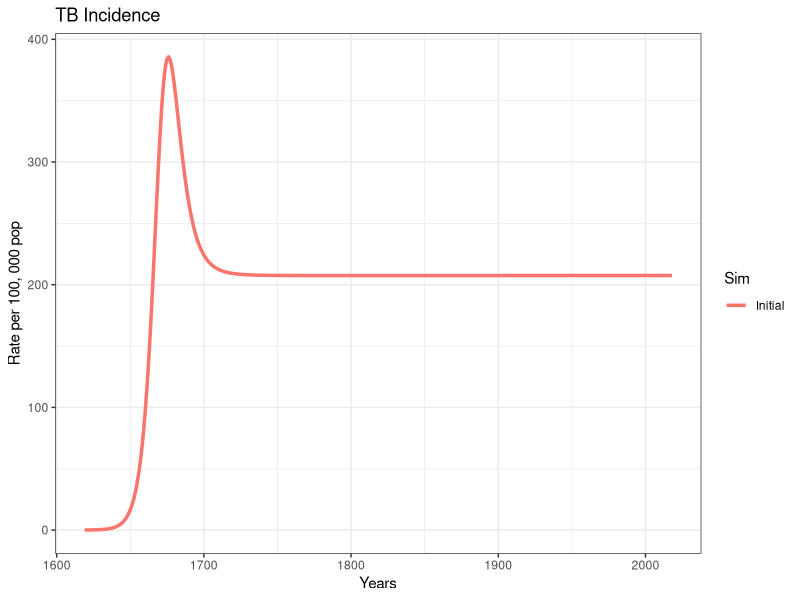
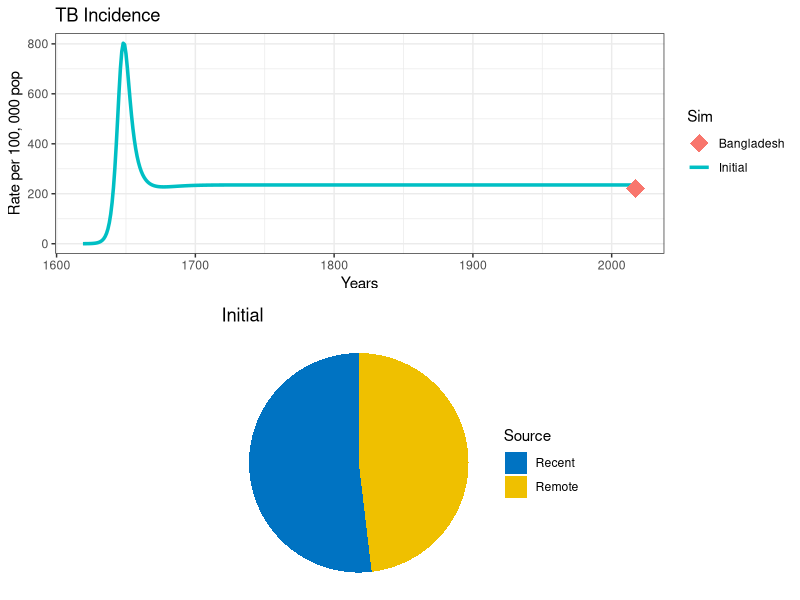
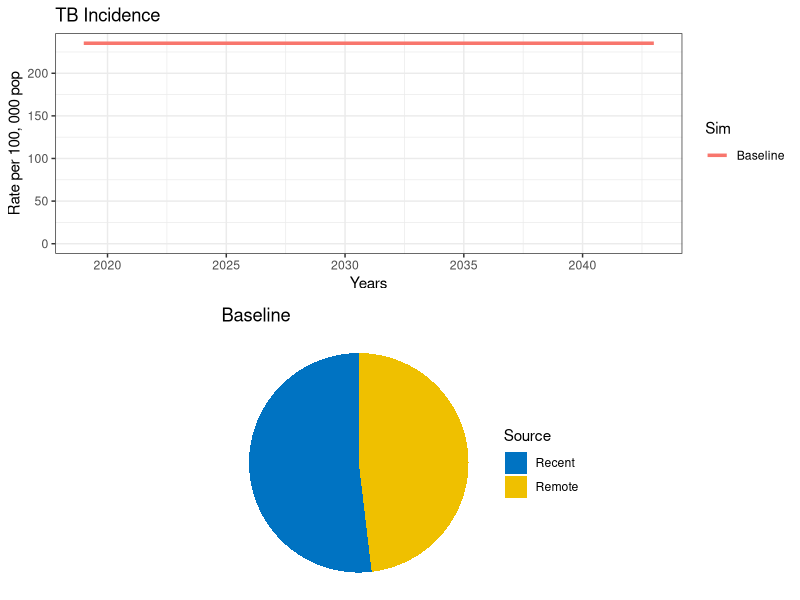

Write R code to recreate these figures, in order. (Note: this script raises an error after producing the figures.)
## ---- chunk 1
knitr::opts_chunk$set(echo = TRUE)

# toggle to render full version 
full_version   <- FALSE
render_snippet <- if (full_version) 'asis' else FALSE
## ---- chunk 2
# install.packages("deSolve", dep = TRUE)
# install.packages("gridExtra", dep = TRUE)
# install.packages("ggplot2", dep = TRUE)
## ---- chunk 3
# Load packages
library(deSolve)
library(gridExtra)
library(ggplot2)
library(reshape)
## ---- chunk 4

# Model Parameters
T.lfx    <- 72              # Life expectancy
T.dur    <- 3               # Duration of infectious period
beta     <- 5             # Transmission rate per capita
break_in <- 0.1*(1/T.lfx)   # Transition rate from latent into active disease
selfcure <- 0.5*(1/T.dur)   # Rate of spontaneous cure
mu       <- 1/T.lfx         # Background mortality rate
mu_tb    <- 0.5*(1/T.dur)   # TB mortality rate
fast     <- 0.1             # Fraction fast progressing to active TB
imm      <- 0.5             # Infectiousness decline (partial immunity)
relapse  <- 0.005           # Relapse rate
## ---- chunk 5
TB.Basic <- function (t, state, parameters) {
  with(as.list(c(state, parameters)),             
       {
      
         N      <- U + L + I + R            # Total population
         births <- I * mu_tb + N * mu       # Births (for stable population)
         lambda <- beta * I/N               # Force of Infection
         
         # Uninfected 
         dU <- births - U * (lambda + mu)                              
         
         # Latent 
         dL <- U * lambda * (1-fast) + R * (lambda * (1-fast) * imm) - L * (mu + break_in) 
         
         # Active TB
         dI <- U * lambda * fast + R * (lambda * fast * imm) +  L * break_in + R * relapse -
               I * (mu + mu_tb + selfcure)
         
         # Recovered
         dR <- I * selfcure - R * (lambda * imm + relapse + mu)      
         
         # Model outcomes
         dIncidence <- U * (lambda * fast) + R * (lambda * fast * imm) + L * break_in + R * relapse 
         
         dIrecent   <- U * (lambda * fast) + R * (lambda * fast * imm) +  R * relapse                                               
         dIremote   <- L * break_in +  R * relapse 
         
         # wrap-up 
         dx <- c(dU, dL, dI, dR, dIncidence, dIrecent, dIremote)
         list(dx)
       }
  )
}
## ---- chunk 6
get_intervention <- function(sfin, params_new, params_old, times_new,
                             t.interv, fx_scale, fx_basic, int_name, data_stub) {

  # Starting conditions
  xstart <- c(U = sfin$U,
              L = sfin$L,
              I = sfin$I,
              R = sfin$R,
              Incidence = sfin$Incidence,
              Irecent   = sfin$Irecent,
              Iremote   = sfin$Iremote)

  # Select type of function
  if (is.na(t.interv)) {
    fx <- fx_basic
  }  else {
    fx <- fx_scale
  }
  
  # Run the model
  out <- as.data.frame(ode(y = xstart, times = times_new,
                           func = fx, parms = params_new)) 
  # Model output
  N           <- out$U + out$L + out$I + out$R
  rate.inc    <- 1e5 * (diff(out$Incidence) / N[1:length(N) - 1])
  fr.remo     <- diff(out$Iremote) / diff(out$Incidence)
  time        <- out$time[1:length(out$time) - 1]
  dat         <- data.frame(Years = time + (2019 - 400), Incidence = rate.inc)
  dat$Sim     <- int_name

  # If it is a first run, nothing to append 
  if (is.na(data_stub)) {
    data <- dat
  }
  else # Append previous runs
  {
    data <- rbind(data_stub, dat)
  }

  remote <- fr.remo  # rename a variable with the fraction of remote incidence
  titl   <- int_name

  p <- ggplot(data = data, mapping = aes(x = Years, y = Incidence, col = Sim))
  p1 <- p +
    geom_line(size = 1.2) +
    ggtitle ("TB Incidence") +
    theme_bw() + ylab("Rate per 100, 000 pop") +
    ylim(0, max(data$Incidence))

  df <- data.frame(
    Source = c("Recent", "Remote"),
    value  = c(1 - tail(remote, 1), tail(remote, 1))
  )

  # Pie chart of remote vs recent incidence 
  mycols <- c("#0073C2FF", "#EFC000FF")
  pie <- ggplot(df, aes(x = "", y = value, fill = Source)) +
    geom_bar(width = 1, stat = "identity") +
    coord_polar("y", start = 0) +
    scale_fill_manual(values = mycols) +
    theme_void() +
    ggtitle(titl)

  output <- list("out" = out, "lines" = p1, "pie" = pie, "data" = data)

  # Return the results
  return(output)
}

## ---- chunk 7

t.intervention <- 400      # years of simulation
t.scale        <- 3        # Scaling up time of interventions
times <- seq(0, t.intervention, by = 1)          # time scale

## ---- chunk 8
# Prepare to run
params <- c(break_in = break_in, selfcure = selfcure, mu = mu, mu_tb = mu_tb,
            beta = beta, fast = fast, imm = imm, relapse = relapse) # running parameters

# Initial Conditions
N  <- 1                  # Total population equal to unity 
I0 <- 1e-6               # TB seed at time 0

xstart <- data.frame(U = N-I0,
                     L = 0,
                     I = I0,  
                     R = 0,
                     Incidence = 0, 
                     Irecent = 0, 
                     Iremote = 0)                
## ---- chunk 9

# run the model
out  <- get_intervention(xstart, params, NA, times, NA, NA, TB.Basic,
                         "Initial", NA) 
# plot
out$lines


## ---- chunk 10

cat("
*Answer*

4) Briefly, an epidemic reaches endemic equilibrium when the average number of secondary infections at time *t* is equal to 1, this is when the net reproduction number is equal to one.

5) $R_0*S = 1$, *where S is the fraction of population susceptible at time t*
")

## ---- chunk 11

cat("
*Answer*

6)

* The fact that TB does not confer complete immunity means that even infected individuals are part of the pool of susceptibles at each point in time.

* A long incubation period (sometimes as long as a lifetime) means that the transmission potential described by $R_0$ can hardly reflect  the potential to produce new infectious cases.

* Extra: $R_0$ is defined as the transmission potential in a fully susceptible population. The long-term dynamics of TB will make any interpretation of this number meaningless for our current population, given the drastic demographic changes that have occurred over the centuries.

")

## ---- chunk 12
Inc.country    <- 221 # TB incidence per 100,000 (including TB/HIV) 
country.name   <- "Bangladesh"  # e.g., "Sierra Leone"
params["beta"] <- 6.9  # Transmission rate per capita per year

# run the model
out0  <- get_intervention(xstart, params, NA, times, NA, NA, TB.Basic,
                          "Initial", NA) 

# plot
dot <- data.frame(Data = country.name, Years = 2017, incidence = Inc.country)

p1 <- out0$lines +
  geom_point(dot, mapping = aes(x = Years, y = incidence, col = Data), 
             size = 6, shape = 18) 

grid.arrange(p1, out0$pie)
## ---- chunk 13
# Intervention scaling function
scale_up <- function(t, state, parameters, t.interv, parameters_old, fx) {
  
  scale <- min((t - t.interv[1])/(t.interv[2] - t.interv[1]), 1) 
  if (scale < 0) 
  {
    scale <- 0
  }
  
  pars_scaled <- parameters;
  
  pars_scaled <- parameters_old + scale * (parameters - parameters_old)
  
  return(fx(t, state, pars_scaled))
}

## ---- chunk 14
# Function handles

fx_basic <- TB.Basic
fx_scale <- function(t, state, parameters) scale_up(t, state, parameters, t.interv, params, fx_basic)
## ---- chunk 15
## Simulation 0
# Project at baseline
int_name    <- "Baseline"

# Initial conditions (starting in 2019)
sfin        <- tail(out0$out, 1)                             
params_base <- params
times_new   <- seq(t.intervention, t.intervention + 25, by = 1)
t.interv    <- c(times_new[2], times_new[2] + t.scale)

# Run model
data0 <- get_intervention(sfin, params_base, params_base, times_new, NA,
                          fx_scale, fx_basic, "Baseline", NA) 
# Plot
grid.arrange(data0$lines, data0$pie)
 


## ---- chunk 16

cat("
*Answer*

5)

* Treatment completion rates: TB treatment is long and potentially toxic. Low adherence is a big problem for TB programmes
* Drug sensitivity of TB strain: even with full completion, resistance to components of TB treatment regimen will invariably lead to treatment failure   
* Extra: Concomitant TB and HIV treatment: even with full completion and a drug-sensitive TB  strain, interactions with antiretrovirals might reduce the bioavailability of TB drugs.      

")

## ---- chunk 17
## Simulation 1
# An Intervention simulating introduction of treatment
int_name  <- "Treatment"

# Update parameter results data frame to append new results
params_1  <- params_base
data_stub <- data0$data


# Change parameters for intervention
T.cs  <- 1     # Time delay (yrs) between developing symptoms and seeking care
pDx   <- 0.95   # Probability of being diagnosed once care sought
pTx   <- 0.95   # probability of receiving correct Tx if diagnosed
T.rTx <- 0.5 # 6 months treatment duration

Tx <- pDx * pTx * (1/(T.cs + T.rTx))

params_1["selfcure"] <- selfcure + Tx

data1 <- get_intervention(sfin, params_1, params_base, times_new, t.interv,
                          fx_scale, fx_basic, int_name, data_stub) 

p1 <- data1$lines +
  # EndTb
  geom_hline(yintercept = Inc.country*0.1, linetype = "dashed", color = "black", size = 1) +
  # Elimination
  geom_hline(yintercept = 0.1/1e5, linetype = "dashed", color = "red", size = 1)


grid.arrange(p1, data1$pie )
## ---- chunk 18

cat("
*Answer*

8) The fraction of incident cases from a remote source has increased with the intervention. This reflects the fact that successful TB treatment removes individuals from the infectious pool at a higher rate than they are generated.
")

## ---- chunk 19
## Simulation 2
# An Intervention simulating demand generation
int_name  <- "Demand generation"

# Update parameter results data frame to append new results
params_2  <- params_1
data_stub <- data1$data

# Change parameters for intervention
T.cs  <-  1*(1-0.75)    # Time delay (yrs) between developing symptoms and seeking for care
pDx   <-  0.95     # Probability of being diagnosed once sought care
pTx   <-  0.95     # probability of receiving correct Tx if diagnosed
T.rTx <-  0.5     # 6 months treatment duration

Tx    <- pDx*pTx*(1/(T.cs + T.rTx))

params_2["selfcure"] <- selfcure + Tx

data2 <- get_intervention(sfin, params_2, params_BASE, times_new, t.interv,
                          fx_scale, fx_basic, int_name, data_stub) 

p1 <- data2$lines +
  # EndTb
  geom_hline(yintercept = Inc.country*0.1, linetype = "dashed", color = "black", size = 1) +
  # Elimination
  geom_hline(yintercept = 0.1/1e5, linetype = "dashed", color = "red", size = 1)


grid.arrange(p1, data2$pie)
## ---- chunk 20
## Simulation 3
int_name  <- "Transmission stop"

# Update parameter results data frame to append new results
params_3  <- params_2
data_stub <- data2$data

# An Intervention simulating transmission reduction

params_3["beta"] <- 0


data3 <- get_intervention(sfin, params_3, params_base, times_new, t.interv,
                          fx_scale, fx_basic, int_name, data_stub) 

p1 <- data3$lines +
  # EndTb
  geom_hline(yintercept = Inc.country*0.1, linetype = "dashed", color = "black", size = 1) +
  # Elimination
  geom_hline(yintercept = 0.1/1e5, linetype = "dashed", color = "red", size = 1)


grid.arrange(p1, data3$pie)

## ---- chunk 21

cat("
*Answer*

11) Setting beta to zero will stop ongoing transmission but relapse is still occurring among previously infected individuals and latent infections are still breaking into active disease.

12) Relapse could only be prevented by introducing a therapy that is 100% sterilizing, which is currently unavailable. But the latent pool of infected individuals can be addressed with preventive treatment, which is currently available.
")

## ---- chunk 22
## Simulation 4
# An Intervention simulating LTBI treatment
int_name  <- "Prevention"

# Update parameter results data frame to append new results
params_4  <- params_3
data_stub <- data3$data

params_4["break_in"] <- 0.01 * (1/T.lfx)

data4 <- get_intervention(sfin, params_4, params_base, times_new,
                          t.interv, fx_scale, fx_basic, int_name, data_stub) 

p1 <- data4$lines +
  # EndTb
  geom_hline(yintercept = Inc.country*0.1, linetype = "dashed", color = "black", size = 1) +
  # Elimination
  geom_hline(yintercept = 0.1/1e5, linetype = "dashed", color = "red", size = 1)


grid.arrange(p1, data4$pie)

## ---- chunk 23

cat("
*Answer*

a) Age is an important factor of TB dynamics: children are more likely to develop extra-pulmonary TB (non-infectious) which overall makes this group (0 to 5 years) less likely to transmit the infection. Also, as the slow progression to latent TB can take as long as a life time, it is common to observe that reductions in burden will first impact younger ages, while the older groups accumulate a larger number of latent progressors. Finally, age mixing patterns are an important factor when establishing the overall size of an epidemic. 

b) Transmission and progression to active TB is known to be strongly related to risk factors that drive epidemics in different settings. Existence of risk groups means that control strategies can be drastically reduced in scale if targeted to those risk groups fuelling the epidemic.

c) Since MDR-TB is the resulting effect of a wide access to TB drug regimens. As such, incomplete coverage and treatment completion will effectively lead epidemics to transition into higher rates of MDR-TB, making the case of elimination even harder.

")
